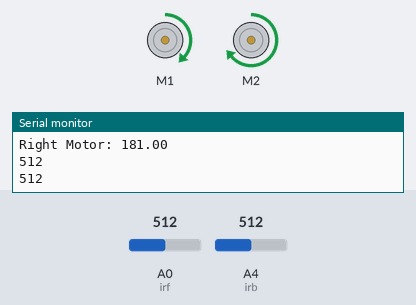
Bench run of a sketch on a simulated Arduino Uno, built with avr-gcc and run on an emulated ATmega328P. Parts: 2 × DC motor (green arrow = forward, orange = backward, longer = faster), the last lines printed to the serial monitor. The inputs (shaded band) are chosen by the test bench; at power-on: A4 (irb) = 512, A0 (irf) = 512.

Above: at 1.26 s.
1.3 s: A4 (irb) set to 122
At 2.19 s:
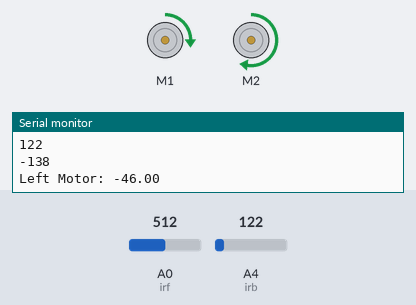
4.3 s: A4 (irb) set to 726
At 6.5 s:
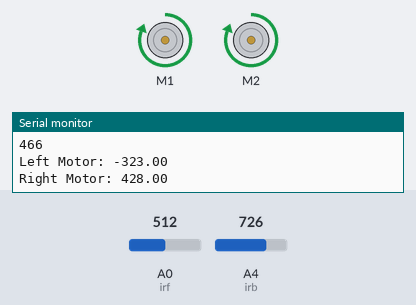
7.3 s: A4 (irb) set to 758
8.8 s: A0 (irf) set to 11
10.3 s: A0 (irf) set to 8
Timing chart, 0 to 13.3 s (numbered marks = the images above; inputs shaded):
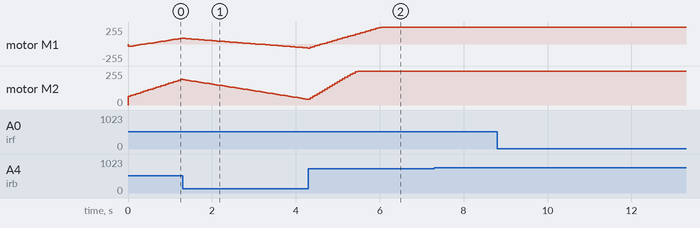

The sketch:

ME_497_lab11_part1.ino
```cpp
#include <RedBot.h>
RedBotMotors motors;
int irf = A0;
int irb = A4;

float leftPower = 50;  // variable for setting the drive power
float rightPower =55;

int irfreading;
int irfchange;
int irbreading;
int irbchange;
int irtotal;

void setup() {
  // put your setup code here, to run once:
  Serial.begin(9600);


}

void loop() {
  // put your main code here, to run repeatedly:

  irfreading = analogRead(irf);
  //goal of 245
  irbreading = analogRead(irb);
  //goal of 260
  Serial.println(irfreading);
  Serial.println(irbreading);
  Serial.println("");

 irbchange=irbreading-260;
 irfchange=irfreading-245;
 //irtotal=irbchange+irfchange;
 Serial.println(irbchange);

  //delay(200);

  leftPower = leftPower-irbchange/40;
  rightPower = rightPower+irbchange/40;

  motors.leftMotor(leftPower);
  motors.rightMotor(rightPower);
  Serial.print("Left Motor: ");
  Serial.println(leftPower);
  Serial.print("Right Motor: ");
  Serial.println(rightPower);
  //motors.leftMotor(100);
  //motors.rightMotor(110);
}
```
